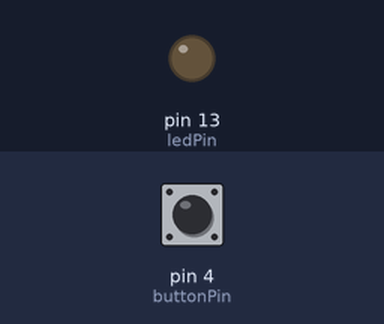
A sketch run on a simulated Arduino Uno, built with avr-gcc and run on an emulated ATmega328P. Shown: output pins drawn as LEDs (lit = HIGH). The test bench sets the inputs (shaded band); at power-on: pin 4 (buttonPin) LOW.

Above: at 1.2 s.
1.3 s: pin 4 (buttonPin) pulled HIGH for 0.15 s
At 1.37 s:
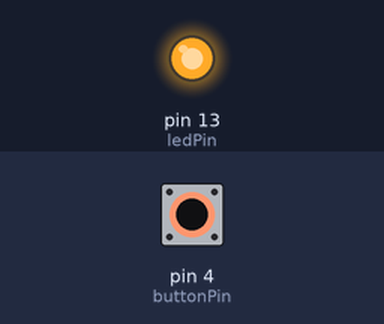
2.9 s: pin 4 (buttonPin) pulled HIGH for 3.2 s
At 7.3 s:
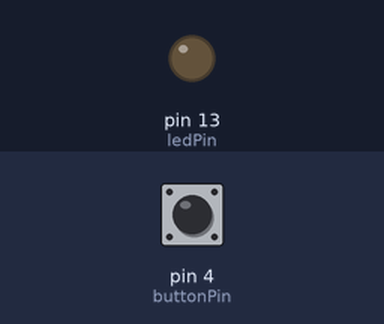
Timing chart, 0 to 8.8 s (numbered marks = the images above; inputs shaded):
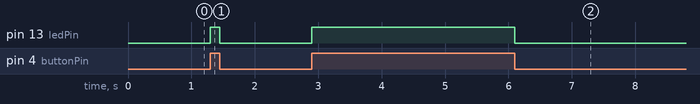

Measured:
- after the input at 1.3 s, pin 13 (ledPin): LOW → HIGH at once, → LOW 0.15 s later
- after the input at 2.9 s, pin 13 (ledPin): LOW → HIGH at once, → LOW 3.2 s later

The sketch:

simple_digital_input.ino
```cpp
int buttonPin = 4;
int ledPin = 13;

void setup() {
  // set pin 4 for input, pin 13 for output
  pinMode(buttonPin, INPUT);
  pinMode(ledPin, OUTPUT);
}

void loop() {
  // read input
  int reading = digitalRead(buttonPin);

  // turn LED on or off, depending
  if (reading==HIGH){
    digitalWrite(ledPin, HIGH);
  }
  else {
    digitalWrite(ledPin, LOW);
  }
}
```
